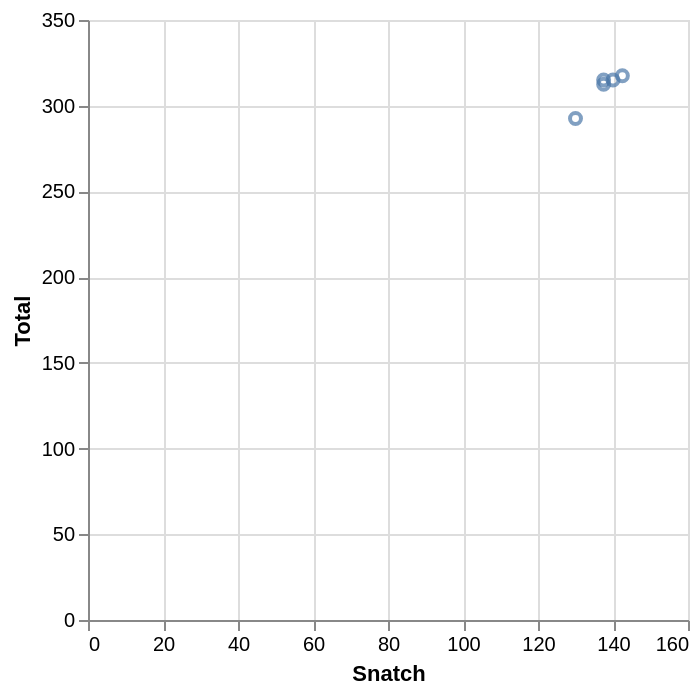

Vega-Lite specification for this chart:
### Vega-Lite specification from a JSON file in a GitHub repository (floating-point values rounded to 4 significant figures)
{"data": {"values": [{"x_data": 142.5, "y_data": 317.5}, {"x_data": 137.5, "y_data": 315}, {"x_data": 140, "y_data": 315}, {"x_data": 137.5, "y_data": 312.5}, {"x_data": 130, "y_data": 292.5}]}, "mark": "point", "encoding": {"x": {"field": "x_data", "type": "quantitative", "title": "Snatch"}, "y": {"field": "y_data", "type": "quantitative", "title": "Total"}}}
